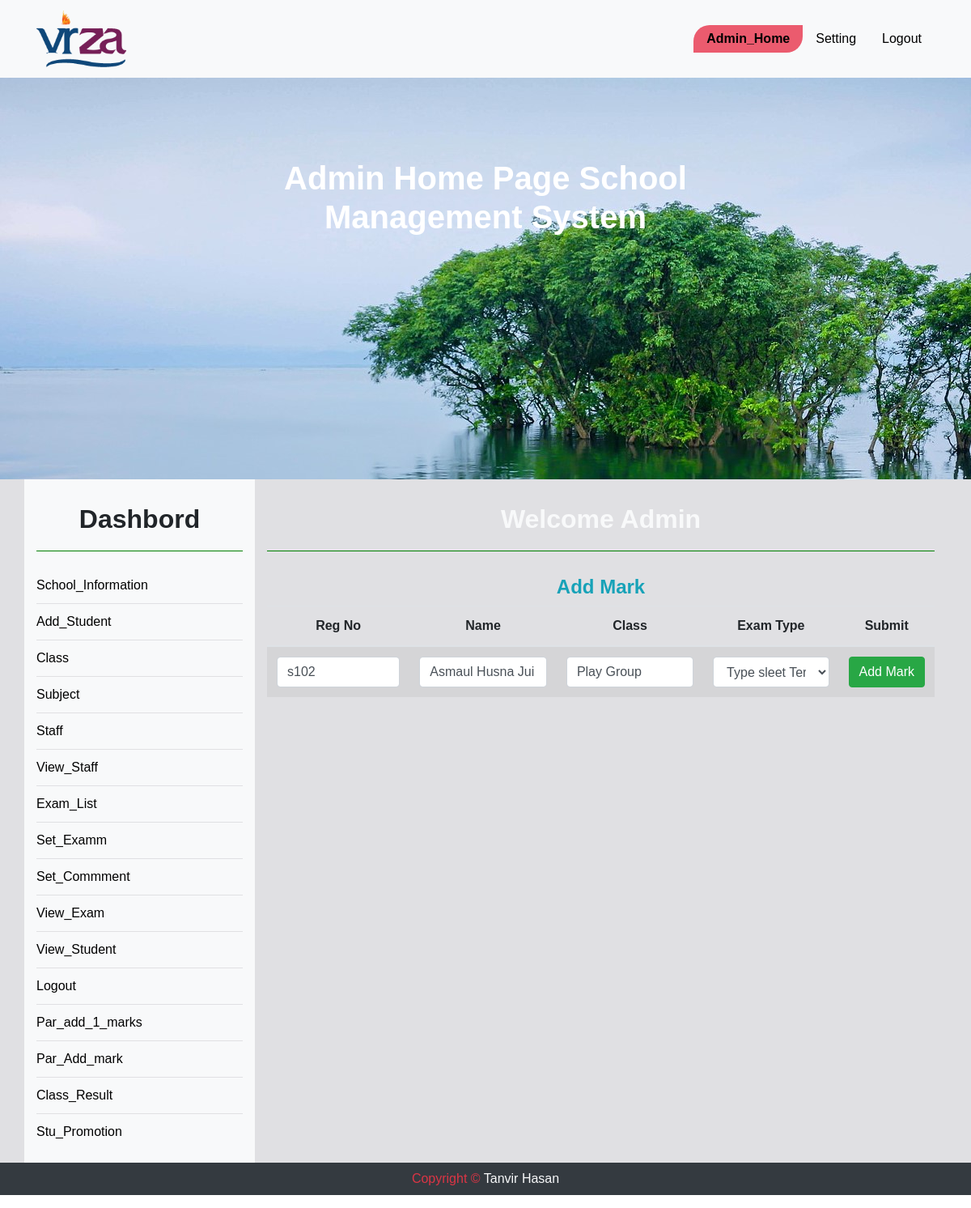
/admin_par_1_add_mark.php?rno=s102, run on an earlier commit of the app's database.
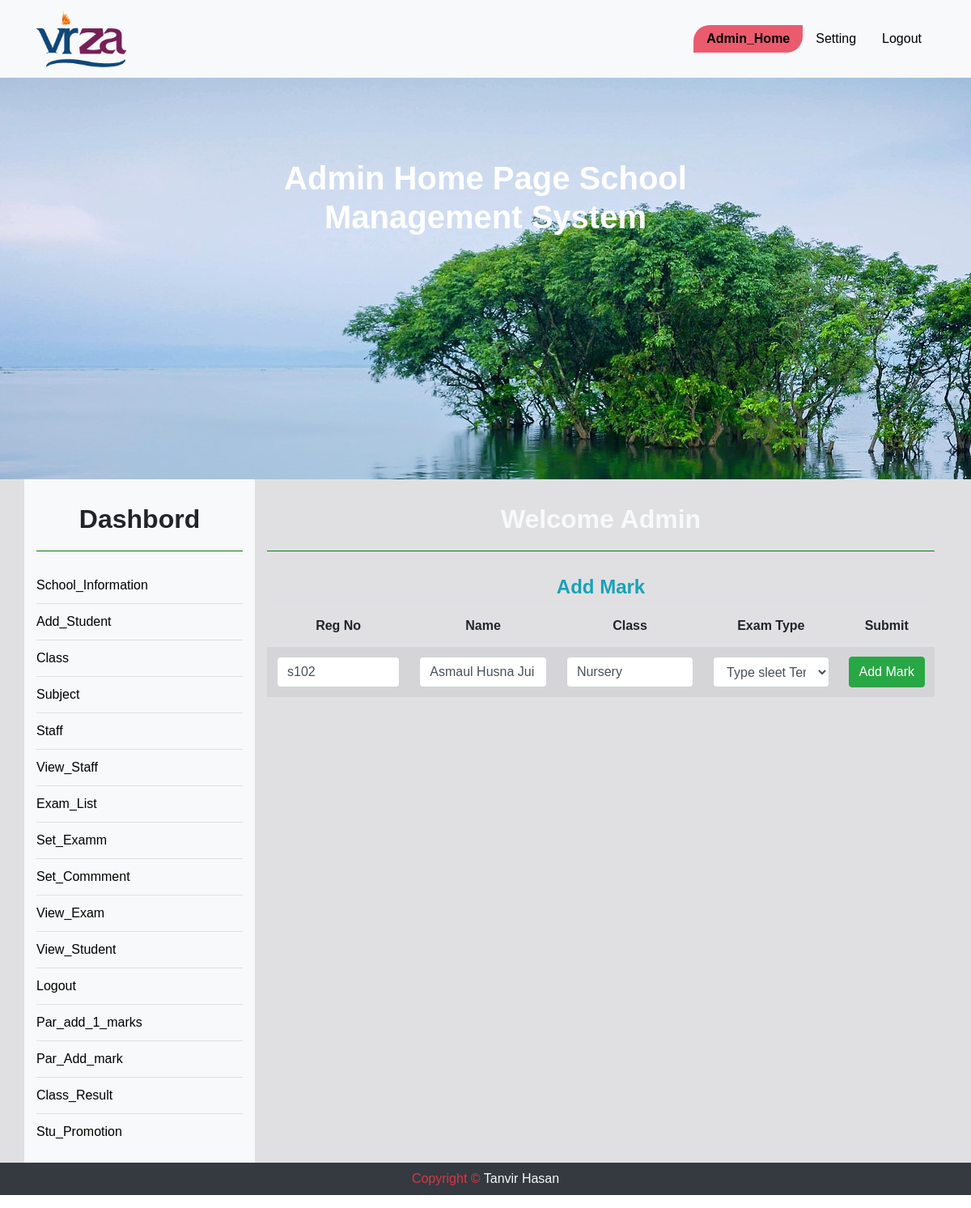
And on a later commit of the database.
### tables this page shows
CREATE TABLE `student` (
  `ID` int(11) NOT NULL,
  `RNO` varchar(150) NOT NULL,
  `NAME` varchar(150) NOT NULL,
  `REL` varchar(100) NOT NULL,
  `FNAME` varchar(100) NOT NULL,
  `DOB` varchar(150) NOT NULL,
  `GEN` varchar(150) NOT NULL,
  `PHO` varchar(150) NOT NULL,
  `MAIL` varchar(150) NOT NULL,
  `ADDR` varchar(1000) NOT NULL,
  `SCLASS` varchar(150) NOT NULL,
  `SSEC` varchar(150) NOT NULL,
  `SIMG` varchar(150) NOT NULL,
  `MNAME` varchar(100) NOT NULL,
  `CRNO` varchar(100) NOT NULL,
  `YEAR` varchar(100) NOT NULL,
  `PASS` varchar(250) NOT NULL,
  `TID` int(11) NOT NULL,
  `SN` varchar(500) NOT NULL
);

### admin_par_1_add_mark.php (the view, shortened to what this page needs)
<?php
	include "database.php";
	if(isset($_GET["rno"])){
		$sql="select * from student where RNO='{$_GET["rno"]}' ";
		$res=$db->query($sql);
		if ($res->num_rows<=0) {
		}else{
			$rows=$res->fetch_assoc();
			$class=$rows["SCLASS"];
			$name=$rows["NAME"];
			$regno=$_GET["rno"];
		}
	}
 ?>
<?php include "admin_header.php"; ?>
<div class="container_full  d_back " style ='margin-top: 0px;'>
	<div class="container text-center">
		<div class="row" id="vir">
	<?php include "sidebar.php"; ?>
			<div class="col-md-9">
				<h2 class="text-light">Welcome Admin </h2>
				<div class="row">
					<div class="col-md-12 fix">
						<h4><b class="text-info">Add Mark</b></h4>
						    <?php
							require_once('database.php');
						 ?>
 <table class="table table-striped">
    <thead>
      <tr>
        <th>Reg No</th>
        <th>Name</th>
        <th>Class</th>
        <th>Exam Type</th>
        <th>Submit</th>
      </tr>
    </thead>
    <tbody>
      <tr>
      	<form  role="form" method="post" action="<?php echo $_SERVER["REQUEST_URI"]; ?>">
        <td><input type="text" name="regno" value="<?php echo $regno; ?>" placeholder="Enter Regster No" required class="input form-control"></td>
        <td><input type="text" name="name" value="<?php echo $name; ?>" required class="input form-control"></td>
        <td><input type="text" name="class" value="<?php echo $class; ?>" required class="input form-control"></td>
        <td>
        	<select type="text" name="etype" required class="input form-control">
				<?php
					$sl="select DISTINCT(ETYPE) from exam ";
					$r=$db->query($sl);
					if($r->num_rows>0){
						echo "<option value=''>Type sleet Term</option>";
					}
				 ?>
			 </select>
		</td>
        <td><button type="submit" class="btn btn-success" name="submit">Add Mark</button></td>
        </form>
      </tr>
    </tbody>
  </table>
					</div>
				</div>
			</div>
		</div>
	</div>
</div>
<?php include "footer.php"; ?>

What changed in the data, as far as the page shows it:
changed student "Asmaul Husna Jui": class "Play Group" → "Nursery"
